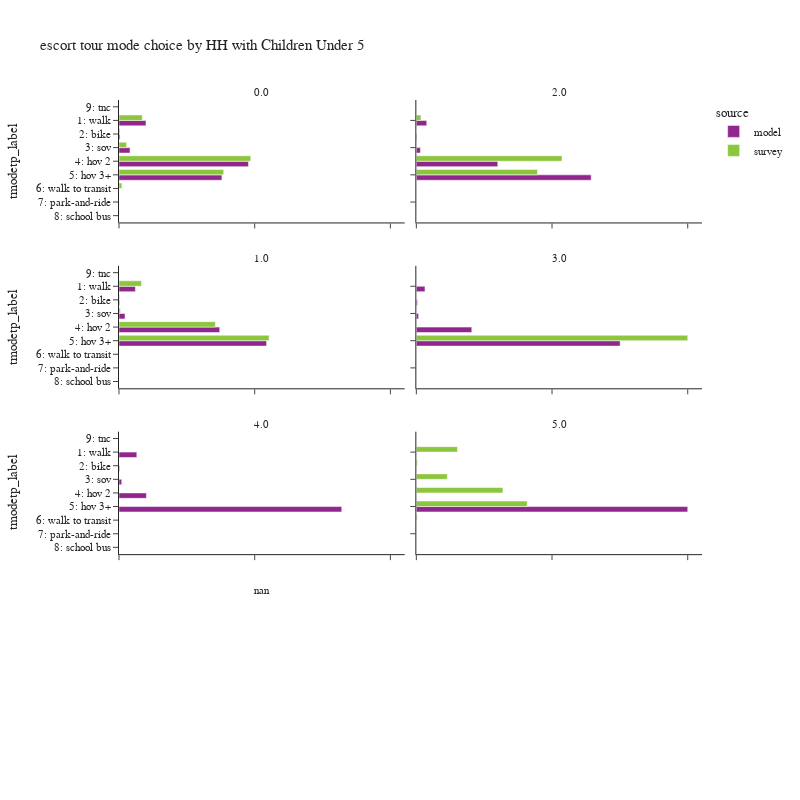

Source (notebook cell):
### Code cell
plot_mode_choice(es_tour,
                 "hhcu5",
                 {
                  "tmodetp_label":["1: walk","2: bike","3: sov","4: hov 2","5: hov 3+","6: walk to transit",
                                   "7: park-and-ride","8: school bus","9: other–survey only"]},
                 "HH with Children Under 5",2,800)

### Figure 1 — Plotly figure (JSON) as saved in the notebook; plotly's stock layout.template omitted (floating-point values rounded to 4 significant figures)
{"data": [{"alignmentgroup": "True", "customdata": [[5], [41371], [1599], [16895], [198503], [157802]], "hovertemplate": "source=model<br>hhcu5=0.0<br>percentage=%{x}<br>tmodetp_label=%{y}<br>sample_count=%{customdata[0]}<extra></extra>", "legendgroup": "model", "marker": {"color": "#91268F", "pattern": {"shape": ""}}, "name": "model", "offsetgroup": "model", "orientation": "h", "showlegend": true, "textposition": "auto", "type": "bar", "x": [1.201e-05, 0.09941, 0.003842, 0.0406, 0.477, 0.3792], "xaxis": "x7", "y": [null, "1: walk", "2: bike", "3: sov", "4: hov 2", "5: hov 3+"], "yaxis": "y7"}, {"alignmentgroup": "True", "customdata": [[3], [1964], [111], [776], [15370], [32990]], "hovertemplate": "source=model<br>hhcu5=2.0<br>percentage=%{x}<br>tmodetp_label=%{y}<br>sample_count=%{customdata[0]}<extra></extra>", "legendgroup": "model", "marker": {"color": "#91268F", "pattern": {"shape": ""}}, "name": "model", "offsetgroup": "model", "orientation": "h", "showlegend": false, "textposition": "auto", "type": "bar", "x": [5.858e-05, 0.03835, 0.002167, 0.01515, 0.3001, 0.6442], "xaxis": "x8", "y": [null, "1: walk", "2: bike", "3: sov", "4: hov 2", "5: hov 3+"], "yaxis": "y8"}, {"alignmentgroup": "True", "customdata": [[2], [9105], [376], [3357], [55966], [82020]], "hovertemplate": "source=model<br>hhcu5=1.0<br>percentage=%{x}<br>tmodetp_label=%{y}<br>sample_count=%{customdata[0]}<extra></extra>", "legendgroup": "model", "marker": {"color": "#91268F", "pattern": {"shape": ""}}, "name": "model", "offsetgroup": "model", "orientation": "h", "showlegend": false, "textposition": "auto", "type": "bar", "x": [1.326e-05, 0.06037, 0.002493, 0.02226, 0.3711, 0.5438], "xaxis": "x5", "y": [null, "1: walk", "2: bike", "3: sov", "4: hov 2", "5: hov 3+"], "yaxis": "y5"}, {"alignmentgroup": "True", "customdata": [[175], [24], [46], [1121], [4120]], "hovertemplate": "source=model<br>hhcu5=3.0<br>percentage=%{x}<br>tmodetp_label=%{y}<br>sample_count=%{customdata[0]}<extra></extra>", "legendgroup": "model", "marker": {"color": "#91268F", "pattern": {"shape": ""}}, "name": "model", "offsetgroup": "model", "orientation": "h", "showlegend": false, "textposition": "auto", "type": "bar", "x": [0.0319, 0.004375, 0.008385, 0.2043, 0.751], "xaxis": "x6", "y": ["1: walk", "2: bike", "3: sov", "4: hov 2", "5: hov 3+"], "yaxis": "y6"}, {"alignmentgroup": "True", "customdata": [[26], [1], [4], [40], [325]], "hovertemplate": "source=model<br>hhcu5=4.0<br>percentage=%{x}<br>tmodetp_label=%{y}<br>sample_count=%{customdata[0]}<extra></extra>", "legendgroup": "model", "marker": {"color": "#91268F", "pattern": {"shape": ""}}, "name": "model", "offsetgroup": "model", "orientation": "h", "showlegend": false, "textposition": "auto", "type": "bar", "x": [0.06566, 0.002525, 0.0101, 0.101, 0.8207], "xaxis": "x3", "y": ["1: walk", "2: bike", "3: sov", "4: hov 2", "5: hov 3+"], "yaxis": "y3"}, {"alignmentgroup": "True", "customdata": [[91]], "hovertemplate": "source=model<br>hhcu5=5.0<br>percentage=%{x}<br>tmodetp_label=%{y}<br>sample_count=%{customdata[0]}<extra></extra>", "legendgroup": "model", "marker": {"color": "#91268F", "pattern": {"shape": ""}}, "name": "model", "offsetgroup": "model", "orientation": "h", "showlegend": false, "textposition": "auto", "type": "bar", "x": [1], "xaxis": "x4", "y": ["5: hov 3+"], "yaxis": "y4"}, {"alignmentgroup": "True", "customdata": [[2], [51], [3], [28], [216], [129], [10], [3]], "hovertemplate": "source=survey<br>hhcu5=0.0<br>percentage=%{x}<br>tmodetp_label=%{y}<br>sample_count=%{customdata[0]}<extra></extra>", "legendgroup": "survey", "marker": {"color": "#8CC63E", "pattern": {"shape": ""}}, "name": "survey", "offsetgroup": "survey", "orientation": "h", "showlegend": true, "textposition": "auto", "type": "bar", "x": [0.0003149, 0.08571, 0.003574, 0.0278, 0.4855, 0.3858, 0.01063, 0.0006934], "xaxis": "x7", "y": [null, "1: walk", "2: bike", "3: sov", "4: hov 2", "5: hov 3+", "6: walk to transit", "8: school bus"], "yaxis": "y7"}, {"alignmentgroup": "True", "customdata": [[8], [16], [20]], "hovertemplate": "source=survey<br>hhcu5=2.0<br>percentage=%{x}<br>tmodetp_label=%{y}<br>sample_count=%{customdata[0]}<extra></extra>", "legendgroup": "survey", "marker": {"color": "#8CC63E", "pattern": {"shape": ""}}, "name": "survey", "offsetgroup": "survey", "orientation": "h", "showlegend": false, "textposition": "auto", "type": "bar", "x": [0.01697, 0.5368, 0.4463], "xaxis": "x8", "y": ["1: walk", "4: hov 2", "5: hov 3+"], "yaxis": "y8"}, {"alignmentgroup": "True", "customdata": [[1], [21], [8], [1], [57], [78]], "hovertemplate": "source=survey<br>hhcu5=1.0<br>percentage=%{x}<br>tmodetp_label=%{y}<br>sample_count=%{customdata[0]}<extra></extra>", "legendgroup": "survey", "marker": {"color": "#8CC63E", "pattern": {"shape": ""}}, "name": "survey", "offsetgroup": "survey", "orientation": "h", "showlegend": false, "textposition": "auto", "type": "bar", "x": [0.00128, 0.08301, 0.002317, 0.005502, 0.3551, 0.5528], "xaxis": "x5", "y": [null, "1: walk", "2: bike", "3: sov", "4: hov 2", "5: hov 3+"], "yaxis": "y5"}, {"alignmentgroup": "True", "customdata": [[2]], "hovertemplate": "source=survey<br>hhcu5=3.0<br>percentage=%{x}<br>tmodetp_label=%{y}<br>sample_count=%{customdata[0]}<extra></extra>", "legendgroup": "survey", "marker": {"color": "#8CC63E", "pattern": {"shape": ""}}, "name": "survey", "offsetgroup": "survey", "orientation": "h", "showlegend": false, "textposition": "auto", "type": "bar", "x": [1], "xaxis": "x6", "y": ["5: hov 3+"], "yaxis": "y6"}, {"alignmentgroup": "True", "customdata": [[22], [4], [16], [53], [23], [1], [1]], "hovertemplate": "source=survey<br>hhcu5=5.0<br>percentage=%{x}<br>tmodetp_label=%{y}<br>sample_count=%{customdata[0]}<extra></extra>", "legendgroup": "survey", "marker": {"color": "#8CC63E", "pattern": {"shape": ""}}, "name": "survey", "offsetgroup": "survey", "orientation": "h", "showlegend": false, "textposition": "auto", "type": "bar", "x": [0.1518, 0.003561, 0.1141, 0.3191, 0.4083, 0.003066, 7.087e-05], "xaxis": "x4", "y": ["1: walk", "2: bike", "3: sov", "4: hov 2", "5: hov 3+", "6: walk to transit", "9: tnc"], "yaxis": "y4"}], "layout": {"annotations": [{"font": {}, "showarrow": false, "text": "nan", "x": 0.245, "xanchor": "center", "xref": "paper", "y": 0.1975, "yanchor": "bottom", "yref": "paper"}, {"font": {}, "showarrow": false, "text": "4.0", "x": 0.245, "xanchor": "center", "xref": "paper", "y": 0.465, "yanchor": "bottom", "yref": "paper"}, {"font": {}, "showarrow": false, "text": "5.0", "x": 0.755, "xanchor": "center", "xref": "paper", "y": 0.465, "yanchor": "bottom", "yref": "paper"}, {"font": {}, "showarrow": false, "text": "1.0", "x": 0.245, "xanchor": "center", "xref": "paper", "y": 0.7325, "yanchor": "bottom", "yref": "paper"}, {"font": {}, "showarrow": false, "text": "3.0", "x": 0.755, "xanchor": "center", "xref": "paper", "y": 0.7325, "yanchor": "bottom", "yref": "paper"}, {"font": {}, "showarrow": false, "text": "0.0", "x": 0.245, "xanchor": "center", "xref": "paper", "y": 1, "yanchor": "bottom", "yref": "paper"}, {"font": {}, "showarrow": false, "text": "2.0", "x": 0.755, "xanchor": "center", "xref": "paper", "y": 1, "yanchor": "bottom", "yref": "paper"}], "barmode": "group", "height": 800, "legend": {"title": {"text": "source"}, "tracegroupgap": 0}, "title": {"text": "escort tour mode choice by HH with Children Under 5"}, "width": 800, "xaxis": {"anchor": "y", "domain": [0, 0.49], "tickformat": ".1%", "title": {"text": "percentage"}}, "xaxis2": {"anchor": "y2", "domain": [0.51, 1], "matches": "x", "tickformat": ".1%", "title": {"text": "percentage"}}, "xaxis3": {"anchor": "y3", "domain": [0, 0.49], "matches": "x", "showticklabels": false, "tickformat": ".1%"}, "xaxis4": {"anchor": "y4", "domain": [0.51, 1], "matches": "x", "showticklabels": false, "tickformat": ".1%"}, "xaxis5": {"anchor": "y5", "domain": [0, 0.49], "matches": "x", "showticklabels": false, "tickformat": ".1%"}, "xaxis6": {"anchor": "y6", "domain": [0.51, 1], "matches": "x", "showticklabels": false, "tickformat": ".1%"}, "xaxis7": {"anchor": "y7", "domain": [0, 0.49], "matches": "x", "showticklabels": false, "tickformat": ".1%"}, "xaxis8": {"anchor": "y8", "domain": [0.51, 1], "matches": "x", "showticklabels": false, "tickformat": ".1%"}, "yaxis": {"anchor": "x", "categoryarray": ["9: other–survey only", "8: school bus", "7: park-and-ride", "6: walk to transit", "5: hov 3+", "4: hov 2", "3: sov", "2: bike", "1: walk"], "categoryorder": "array", "domain": [0, 0.1975], "title": {"text": "tmodetp_label"}}, "yaxis2": {"anchor": "x2", "domain": [0, 0.1975], "matches": "y", "showticklabels": false}, "yaxis3": {"anchor": "x3", "categoryarray": ["9: other–survey only", "8: school bus", "7: park-and-ride", "6: walk to transit", "5: hov 3+", "4: hov 2", "3: sov", "2: bike", "1: walk"], "categoryorder": "array", "domain": [0.2675, 0.465], "matches": "y", "title": {"text": "tmodetp_label"}}, "yaxis4": {"anchor": "x4", "domain": [0.2675, 0.465], "matches": "y", "showticklabels": false}, "yaxis5": {"anchor": "x5", "categoryarray": ["9: other–survey only", "8: school bus", "7: park-and-ride", "6: walk to transit", "5: hov 3+", "4: hov 2", "3: sov", "2: bike", "1: walk"], "categoryorder": "array", "domain": [0.535, 0.7325], "matches": "y", "title": {"text": "tmodetp_label"}}, "yaxis6": {"anchor": "x6", "domain": [0.535, 0.7325], "matches": "y", "showticklabels": false}, "yaxis7": {"anchor": "x7", "categoryarray": ["9: other–survey only", "8: school bus", "7: park-and-ride", "6: walk to transit", "5: hov 3+", "4: hov 2", "3: sov", "2: bike", "1: walk"], "categoryorder": "array", "domain": [0.8025, 1], "matches": "y", "title": {"text": "tmodetp_label"}}, "yaxis8": {"anchor": "x8", "domain": [0.8025, 1], "matches": "y", "showticklabels": false}}}
